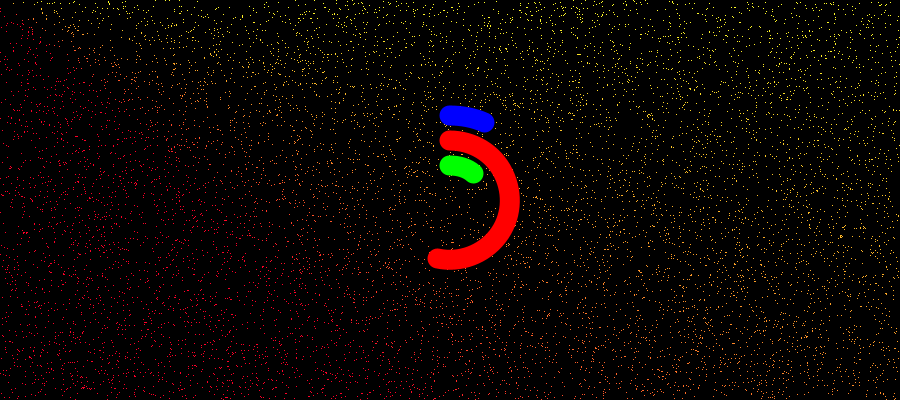
Frame 1 (no input)
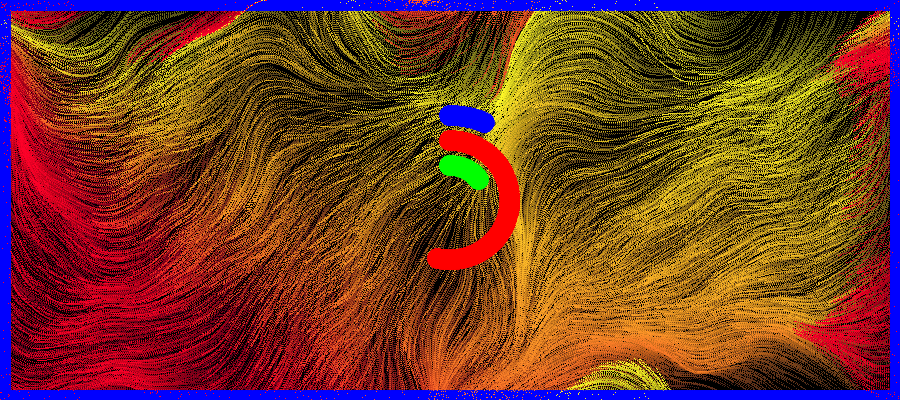
Frame 60 (the mouse pressed at the canvas centre just before this capture)
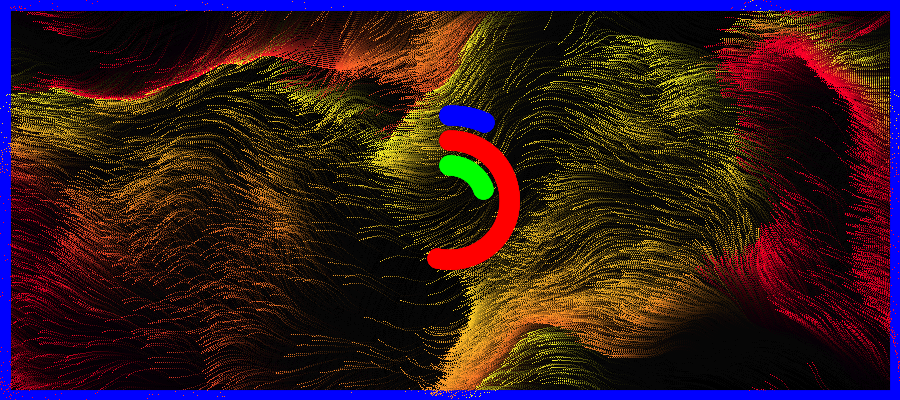
Frame 120 (the mouse held since frame 60 and released just before this capture)

The Processing sketch that drew these frames (run headless with seeded random() and noise(); from frame 60 on, the mouse is pressed at the canvas centre):

// Processing sketch: Partical_System
// ── Partical_System.pde
Particle[] particles;
float alpha;
float heleCirkel = TWO_PI;

void setup() {
  size(900, 400);
  background(0);
  noStroke();
  Particles();
}

void draw() {
  frameRate(20);
  alpha = map(mouseX, 0, width, 5, 35);
  fill(0, alpha);
  rect(0, 0, width, height);

  loadPixels();
  for (Particle p : particles) {
    p.move();
  }
  updatePixels();
  clock();
}

void Particles() {
  particles = new Particle[10000];
  for (int i = 0; i < 10000; i++) { 
    float x = random(width);
    float y = random(height);
    float adj = map(y, 0, x, 255, 0);
    int c = color(255, adj, 40);
    particles[i]= new Particle(x, y, c);
  }
}
class Particle {
  float posX, posY, incr, pathway;
  color  c;

  Particle(float xIn, float yIn, color cIn) {
    posX = xIn;
    posY = yIn;
    c = cIn;
  }

  public void move() {
    update();
    wrap();
    display();
  }

  void update() {
    incr +=  alpha/1000;
    pathway = noise(posX * .006, posY * .004, incr) * TWO_PI;
    posX += 2 * cos(pathway);
    posY += 2 * sin(pathway);
  }

  void display() {
    if (posX > 0 && posX < width && posY > 0  && posY < height) {
      pixels[(int)posX + (int)posY * width] =  c;
    }
  }
  void wrap() {
    if (posX < 0) posX = width;
    if (posX > width ) posX =  0;
    if (posY < 0 ) posY = height;
    if (posY > height) posY =  0;
  }
  void mousePressed() {
    Particles();
  }
}
public void clock() {
  translate(width/2, height/2);
  rotate(-heleCirkel/4);

  noFill();
  strokeWeight(20);

  stroke(0, 255, 0);
  float s = map(second(), 0, 60, 0, heleCirkel);
  arc(0, 0, 70, 70, 0, s);

  stroke(255, 0, 0);
  float m = map(minute(), 0, 60, 0, heleCirkel);
  arc(0, 0, 120, 120, 0, m);

  stroke(0, 0, 255);
  float h = map(hour(), 0, 60, 0, heleCirkel);
  arc(0, 0, 170, 170, 0, h);
}
